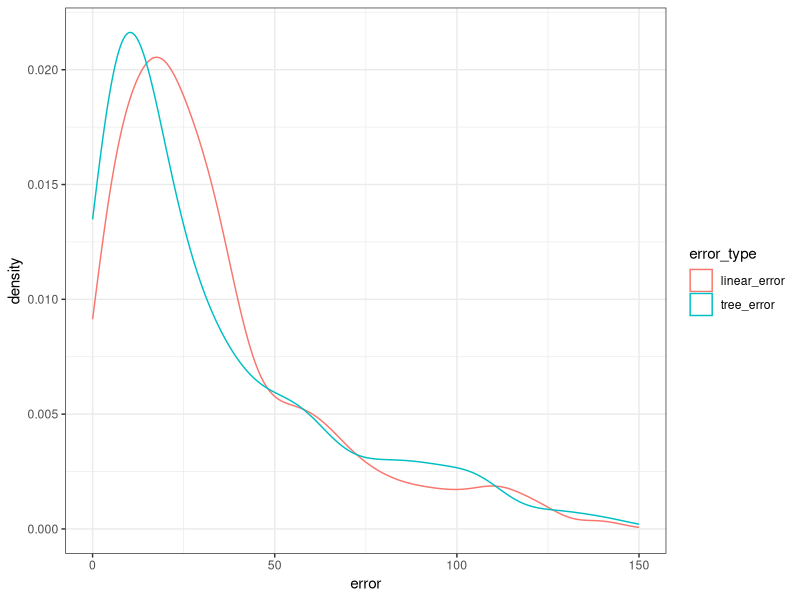

Write the R code that produced this figure.
## ---- chunk 1
knitr::opts_chunk$set(echo = TRUE)
## ---- chunk 2
library(tidyverse)

## ---- chunk 3
#loading data
df_results_2018_lin <- read_csv('results_2018_linear.csv')
df_results_2019_lin <- read_csv('results_2019_linear.csv')
df_results_2018_tree <- read_csv('results_2018_tree.csv')
df_results_2019_tree <- read_csv('results_2019_tree.csv')
df_coef_O_lin <- read_csv('output_coefs_O_linear.csv')
df_coef_D_lin <- read_csv('output_coefs_D_linear.csv')
df_coef_O_tree <- read_csv('output_coefs_O_tree.csv')
df_coef_D_tree <- read_csv('output_coefs_D_tree.csv')

## ---- chunk 4

df_plot <- data.frame(linear_error = abs(df_results_2018_lin$actual_points - df_results_2018_lin$predicted_points), tree_error = abs(df_results_2018_tree$actual_points - df_results_2018_tree$predicted_points)) 

df_plot <- df_plot %>% gather(key = "error_type", value = "error", c("linear_error", "tree_error"))

ggplot(df_plot, aes(error, color = error_type)) + geom_density(alpha=0.25) + xlim(0,150) + theme_bw()

## ---- chunk 5

df_coef_O_tree
